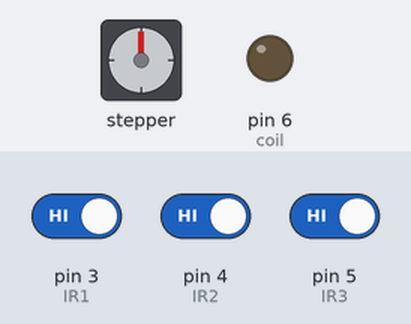
Bench run of a sketch on a simulated Arduino Uno, built with avr-gcc and run on an emulated ATmega328P. On the bench: stepper motor, output pins drawn as LEDs (lit = HIGH). Wiring (inferred from the names in the program): stepper motor (2048 steps per turn assumed): coils pin 10, pin 9, pin 8, pin 7. Dashed ring = blinking. The test bench sets the inputs (shaded band); at power-on: pin 3 (IR1) HIGH, pin 4 (IR2) HIGH, pin 5 (IR3) HIGH. Pins used as bus, display or sensor lines are not drawn; what the sketch prints to the serial monitor is not drawn.

Above: at 1.2 s.
1.3 s: pin 3 (IR1) driven LOW
2.8 s: pin 4 (IR2) driven LOW
4.3 s: pin 5 (IR3) driven LOW
5.8 s: pin 3 (IR1) driven HIGH
7.4 s: pin 4 (IR2) driven HIGH
9.4 s: pin 5 (IR3) driven HIGH
At 26.0 s:
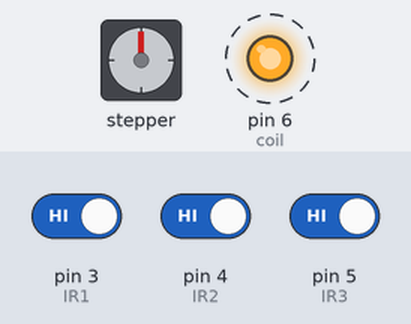
Timing chart, 0 to 28.7 s (numbered marks = the images above; inputs shaded):
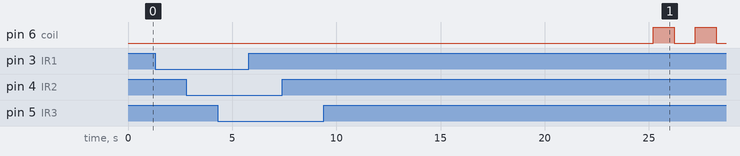

The sketch:

MASKKKKKKKKKKKKKKKKKKKKKKKKK.ino
```cpp
#define IR1 3
#define IR2 4
#define IR3 5
#define DCwater_pump 11
#define coil 6

// Motor A connections
int in1 = 10;
int in2 = 9;
// Motor B connections
int in3 = 8;
int in4 = 7;
int RESET = 12;
// CONSTANTS FOR IR INPUT STORAGES
int H=0,M=0,L=0,C=0,K,d,W=0,J=1,F=0,E=0,PO=0,CO,PC,I=0;


//DELAY OF LID CLOSE
unsigned long L_CLS_Started = 0;
const long interval_L_CLS = 1000;

//DELAY OF HAND SANITIZER
unsigned long H_Started = 0;
const long interval_H =1000;

//DELAY OF PASSAGE OPEN
unsigned long PASSAGE_Started = 0;
const long interval_PASSAGE = 1000;

//DELAY OF PASSAGE CLOSE
unsigned long PASSAGE_CLS_Started = 0;
const long interval_PASSAGE_CLS = 1000;
int PT=10;

//DELAY OF COIL FIRING
unsigned long COIL_Started = 0;
const long interval_COIL = 1000;
int CT=10;
int Q=5;
unsigned long currentMillis = millis();


//-------------------------------------------------------------------------------

void setup()
{
pinMode(IR1, INPUT);
  pinMode(IR2, INPUT);
  pinMode(IR3, INPUT);
  pinMode(DCwater_pump, OUTPUT);
  pinMode(coil, OUTPUT);
  //RESET ARDUINO
  pinMode(RESET, OUTPUT);

    // Set all the motor control pins to outputs
  pinMode(in1, OUTPUT);
  pinMode(in2, OUTPUT);
  pinMode(in3, OUTPUT);
  pinMode(in4, OUTPUT);
  // Turn off motors - Initial state
  digitalWrite(in1, LOW);
  digitalWrite(in2, LOW);
  digitalWrite(in3, LOW);
  digitalWrite(in4, LOW);

  Serial.begin(9600);
}
//-------------------------------------------------------------------------------

void loop()
  {
    san_disp();
    lid();
    mask_count();
    it_burns();

    }
//-------------------------------------------------------------------------------

// SANITIZER DISPENSER
void san_disp()
{unsigned long currentMillis = millis();
       H = digitalRead(IR3);
              if (H ==LOW)
                {
                    if (currentMillis - H_Started >= interval_H)
                    {
                      H_Started = currentMillis;
                      digitalWrite(DCwater_pump, LOW);
                      Serial.println("  pump off ");
                    }

                    else
                     {
                              digitalWrite(DCwater_pump, HIGH);
                              Serial.print("  pump on ");
                     }
                }

               else
                     {
                              digitalWrite(DCwater_pump, LOW);
                              Serial.print("  pump off 2");
                     }
}
//-------------------------------------------------------------------------------

//LID opening
void lid()
{
      L = digitalRead(IR1);
          if (L==LOW)
            {
                      // Turn on motor A / OPEN lid
                  digitalWrite(in1, HIGH);
                  digitalWrite(in2, LOW);
                  Serial.println("  lid open");
            }

          else
              {
                  // Turn off motor A
                digitalWrite(in1, LOW);
                digitalWrite(in2, LOW);
              }

}
//-------------------------------------------------------------------------------

//count the mask and close the lid.
void mask_count()
{
           M = digitalRead(IR2);
             if (M==LOW)
             {d=1;
                }
      if(d==1){
        unsigned long currentMillis_M = millis();
       if (currentMillis_M - L_CLS_Started >= interval_L_CLS)
                {
                  L_CLS_Started = currentMillis_M;
                  d=0;
                  K++;
                  I=1;
                  Serial.println("  ");
                  Serial.println(K);
                }

                 else{
                  // Turn on motor A / close lid
                  digitalWrite(in1, LOW);
                  digitalWrite(in2, HIGH);
                  Serial.println("  lid close");
                 }
              }

     if(K%Q == 0 && K!=0)
             {
                      C=Q;
                      Serial.println(C);
                      if(I==1){
                        J=1;
                      }
               }

}
//-------------------------------------------------------------------------------

//-------------------------------------------------------------------------------

// Burning the Masks
void it_burns()
{
  if(C==Q && d==0){
    Serial.println("  IM HERE ");

           if(J==1){ unsigned long currentMillis_P = millis();
              if (currentMillis_P- PASSAGE_Started >= interval_PASSAGE)
                 {  //OPEN PASSAGE
                      PASSAGE_Started = currentMillis_P;
                      PO++;
                      if(PO==PT){
                      W=1;
                      }
                 }
               else{
                    E=0;
                    digitalWrite(in3, HIGH);
                    digitalWrite(in4, LOW);
                    Serial.println("  ");
                    Serial.print("  passage open");
               }
            }
     if(W==1){ unsigned long currentMillis_P_C = millis();
               // closs PASSAGE
               if (currentMillis_P_C - PASSAGE_CLS_Started >= interval_PASSAGE_CLS){
                    PASSAGE_CLS_Started = currentMillis_P_C;
                    PC++;
                    if(PC==PT){
                      E=1;

                    }
                 }
               else{
                    J=0;
                    I=0;
                    digitalWrite(in3, LOW);
                    digitalWrite(in4, HIGH);
                    Serial.println("  ");
                    Serial.print("  passage CLOSE");
                  }
                }
                   //coil burning
     if(E==1){
           W=0;
           digitalWrite(in3, LOW);
           digitalWrite(in4, LOW);
           digitalWrite(coil, HIGH);
           Serial.println("  ");
           Serial.print("  coil burning ");
           delay(1000);
           digitalWrite(coil, LOW);
           Serial.print("  coil ENDS ");
           delay(1000);
           digitalWrite(coil, HIGH);
           delay(1000);
           digitalWrite(coil, LOW);
           delay(1000);
           digitalWrite(coil, HIGH);
           delay(1000);
           digitalWrite(coil, LOW);
           Serial.println("  ");
           Serial.print("  coil ENDS ");
           CO=0;
           PC=0;
           PO=0;
           E=0;
     }

      }

    }

//------------------------------------------------------------------------------

//END of FILE
```

Measured:
- after the input at 1.3 s, every drawn part: stays the same
- after the input at 2.8 s, every drawn part: stays the same
- after the input at 4.3 s, every drawn part: stays the same
- after the input at 5.8 s, every drawn part: stays the same
- after the input at 7.4 s, every drawn part: stays the same
